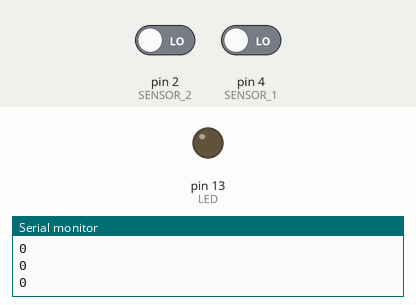
Bench run of a sketch on a simulated Arduino Uno, built with avr-gcc and run on an emulated ATmega328P. On the bench: output pins drawn as LEDs (lit = HIGH), the last lines printed to the serial monitor. The test bench sets the inputs (shaded band); at power-on: pin 2 (SENSOR_2) LOW, pin 4 (SENSOR_1) LOW.

Above: at 1.2 s.
1.3 s: pin 2 (SENSOR_2) driven HIGH
At 3.1 s:
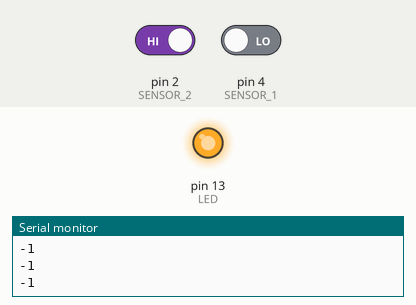
3.8 s: pin 2 (SENSOR_2) driven LOW
At 4.3 s:
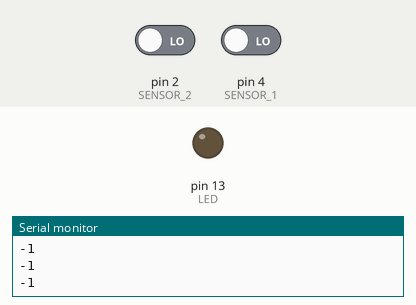
5.3 s: pin 4 (SENSOR_1) driven HIGH
At 6.5 s:
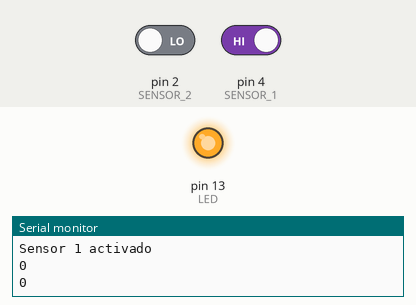
6.8 s: pin 4 (SENSOR_1) driven LOW
At 7.9 s:
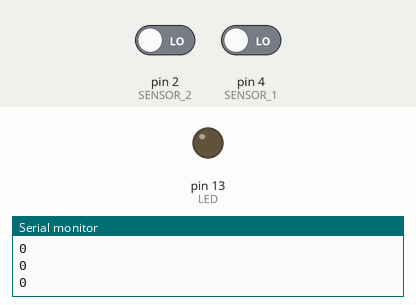
Timing chart, 0 to 9.3 s (numbered marks = the images above; inputs shaded):
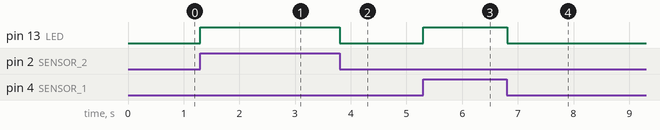

Measured:
- after the input at 1.3 s, pin 13 (LED): LOW → HIGH at once
- after the input at 3.8 s, pin 13 (LED): HIGH → LOW at once
- after the input at 5.3 s, pin 13 (LED): LOW → HIGH at once
- after the input at 6.8 s, pin 13 (LED): HIGH → LOW at once

The sketch:

PIR_project.ino
```cpp
#define BUZZER 12
const int LED = 13;
const int SENSOR_1 = 4;
const int SENSOR_2 = 2;
int pirState_1 = LOW;           // de inicio no hay movimiento
int pirState_2 = LOW;           // de inicio no hay movimiento
int value_1 = 0;
int value_2 = 0;
int val = 0;
int inside_count;

void setup() {
  Serial.begin(9600);
  pinMode(LED, OUTPUT);
  pinMode(SENSOR_1, INPUT);
  pinMode(SENSOR_2, INPUT);
  inside_count = 0;
}

void loop() {
// ************* SENSOR 1 ************* //

  value_1 = digitalRead(SENSOR_1);
  if (pirState_2 == LOW) {
    if (value_1 == HIGH)   //si está activado
    {
        digitalWrite(LED, HIGH);  //LED ON
        if (pirState_1 == LOW)  //si previamente estaba apagado
        {
          inside_count++;
          //tone(BUZZER, 440);
          delay(1000);
          noTone(BUZZER);
          Serial.println("Sensor 1 activado");
          pirState_1 = HIGH;
        }
    }
    else   //si esta desactivado
    {
        digitalWrite(LED, LOW); // LED OFF
        if (pirState_1 == HIGH)  //si previamente estaba encendido
        {
          Serial.println("Sensor 1 parado");
          pirState_1 = LOW;
        }
    }
  }


// ************* SENSOR 2 ************* //
  value_2 = digitalRead(SENSOR_2);

  if (pirState_1 == LOW) {
    if (value_2 == HIGH)   //si está activado
    {
        digitalWrite(LED, HIGH);  //LED ON
        if (pirState_2 == LOW)  //si previamente estaba apagado
        {
          inside_count--;
          //tone(BUZZER, 440);
          delay(1000);
          noTone(BUZZER);
          Serial.println("Sensor 2 activado");
          pirState_2 = HIGH;
        }
    }
    else   //si esta desactivado
    {
        digitalWrite(LED, LOW); // LED OFF
        if (pirState_2 == HIGH)  //si previamente estaba encendido
        {
          Serial.println("Sensor 2 parado");
          pirState_2 = LOW;
        }
    }
  }


  Serial.println(inside_count);

  delay(100);
}
```
